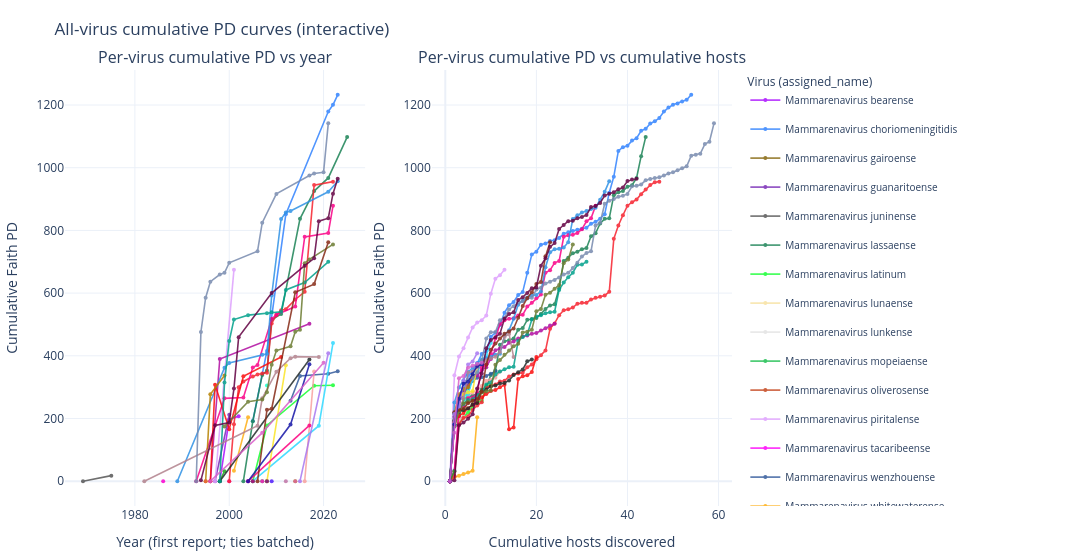

Write notebook code for a chart like this one.
### Code cell
try:
    from plotly.subplots import make_subplots
    import plotly.graph_objects as go
    import plotly.express as px
except ModuleNotFoundError as e:
    raise ModuleNotFoundError("Plotly is not installed in this kernel. Run: pip install plotly") from e

virus_ids = sorted(v for v in accum_year_by_virus.keys() if not accum_year_by_virus[v].empty)

palette = px.colors.qualitative.Alphabet + px.colors.qualitative.Dark24 + px.colors.qualitative.Light24
virus_color = {v: palette[i % len(palette)] for i, v in enumerate(virus_ids)}

fig = make_subplots(
    rows=1,
    cols=2,
    subplot_titles=[
        'Per-virus cumulative PD vs year',
        'Per-virus cumulative PD vs cumulative hosts',
    ],
    horizontal_spacing=0.1,
)

for v in virus_ids:
    d = accum_year_by_virus[v]
    fig.add_trace(
        go.Scatter(
            x=d['year'],
            y=d['pd_cum'],
            mode='lines+markers',
            name=v,
            legendgroup=v,
            line=dict(color=virus_color[v], width=1.6),
            marker=dict(size=4),
            opacity=0.85,
            hovertemplate='Virus: %{fullData.name}<br>Year: %{x}<br>Cumulative PD: %{y:.4f}<extra></extra>',
            showlegend=True,
        ),
        row=1,
        col=1,
    )

for v, d in accum_host_by_virus.items():
    if d.empty:
        continue
    fig.add_trace(
        go.Scatter(
            x=d['n_hosts_cum'],
            y=d['pd_cum'],
            mode='lines+markers',
            name=v,
            legendgroup=v,
            line=dict(color=virus_color.get(v, '#555555'), width=1.6),
            marker=dict(size=4),
            opacity=0.85,
            hovertemplate='Virus: %{fullData.name}<br>Cumulative hosts: %{x}<br>Cumulative PD: %{y:.4f}<extra></extra>',
            showlegend=False,
        ),
        row=1,
        col=2,
    )

fig.update_xaxes(title_text='Year (first report; ties batched)', row=1, col=1)
fig.update_yaxes(title_text='Cumulative Faith PD', row=1, col=1)
fig.update_xaxes(title_text='Cumulative hosts discovered', row=1, col=2)
fig.update_yaxes(title_text='Cumulative Faith PD', row=1, col=2)

fig.update_layout(
    height=560,
    width=1300,
    title='All-virus cumulative PD curves (interactive)',
    legend=dict(
        title='Virus (assigned_name)',
        orientation='v',
        x=1.02,
        y=1.0,
        xanchor='left',
        yanchor='top',
        font=dict(size=10),
    ),
    margin=dict(l=50, r=360, t=70, b=50),
    template='plotly_white',
)

fig.show()

fig.write_html(OUTPUT_DIR / 'all_viruses_pd_curves_interactive.html', include_plotlyjs='cdn')
